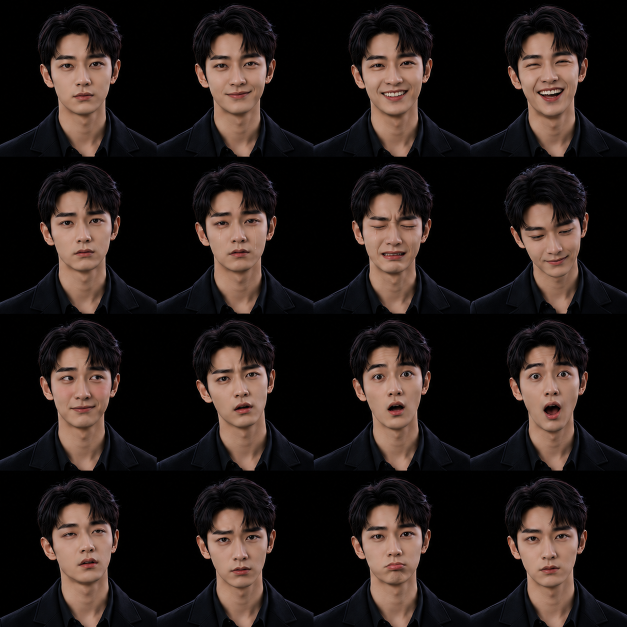
#> input picture game/images/characters/hoang_expression_sheet.png, 1254 x 1254 px (shown at 1/2 size); its folder holds only this picture in this run
$ python split_sprite_sheet_auto_layout.py --input ../game/images/characters/hoang_expression_sheet.png   (older library calls are emulated)
#> lines starting #> are read from the running program, lines starting #| are printed output that depends on the picture
from __future__ import annotations

import argparse
import re
from collections import deque
from dataclasses import dataclass
from pathlib import Path

from PIL import Image, ImageDraw, ImageFont

# 4x4 sheet expressions (16 total)
DEFAULT_EXPRESSIONS = [
    "serious",      # nghiêm túc
    "calm",         # bình tĩnh
    "thoughtful",   # trầm tư
    "determined",   # quyết tâm

    "worried",      # lo lắng
    "anxious",      # bất an
    "hopeful",      # hy vọng
    "relieved",     # nhẹ nhõm

    "pouty",        # phụng phịu
    "sulking",      # dỗi
    "smirking",     # cười đểu
    "flirty",       # tán tỉnh

    "sleepy",       # buồn ngủ
    "dazed",        # choáng váng
    "curious",      # tò mò
    "confident",    # tự tin
]

# 5x5 sheet expressions (25 total)
DEFAULT_EXPRESSIONS_5X5 = [
    "neutral",      # bình thường
    "smile",        # cười mỉm
    "happy",        # vui
    "grinning",     # cười rạng rỡ
    "laughing",     # cười to

    "shy",          # e thẹn
    "embarrassed",  # bối rối / ngượng
    "flustered",    # luống cuống
    "bashful",      # thẹn thùng
    "teasing",      # trêu chọc

    "sad",          # buồn
    "melancholic",  # u buồn
    "teary",        # rưng rưng
    "crying",       # khóc
    "hurt",         # tổn thương

    "angry",        # tức giận
    "irritated",    # khó chịu
    "frustrated",   # bực bội
    "disgusted",    # ghét bỏ / ghê tởm
    "contemptuous", # khinh thường

    "surprised",    # ngạc nhiên
    "shocked",      # sửng sốt
    "confused",     # khó hiểu / lúng túng
    "bored",        # chán
    "tired",        # mệt mỏi
]


SHEET_FILENAME_RE = re.compile(
    r"^(?P<char>.+?)_expression_sheet(?P<suffix>[^.]*)?\.(?P<ext>png|webp|jpg|jpeg)$",
    re.IGNORECASE,
)

GRID_TOKEN_5X5_RE = re.compile(r"(?<!\d)5x5(?!\d)", re.IGNORECASE)
GRID_TOKEN_4X4_RE = re.compile(r"(?<!\d)4x4(?!\d)", re.IGNORECASE)

LAYOUT_PRIORITY = {
    "4x4": 0,
    "5x5": 1,
}


@dataclass(frozen=True)
class SheetJob:
    char_name: str
    sheet_path: Path
    output_dir: Path
    version_digits: str


@dataclass(frozen=True)
class SheetLayout:
    name: str
    cols: int
    rows: int
    expressions: list[str]


def find_project_root() -> Path:
    """
    Prefer running from project root.
    If not, infer root as parent of /tools.
    """
    cwd = Path.cwd()

    if (cwd / "game").exists():
        return cwd

    script_path = Path(__file__).resolve()
    if script_path.parent.name == "tools":
        return script_path.parent.parent

    return cwd


def parse_sheet_filename(input_path: Path) -> tuple[str | None, str]:
    """
    Parse sprite sheet filename.

    Supported examples:
    - tam_expression_sheet.png
    - tam_expression_sheet_01.png
    - tam_expression_sheet_4x4.png
    - tam_expression_sheet_5x5.png
    - tam_expression_sheet_5x5_01.png
    - tam_expression_sheet_01_5x5.png

    Returns:
    - char name
    - version digits, if any
    """
    match = SHEET_FILENAME_RE.match(input_path.name)
    if not match:
        return None, ""

    suffix = match.group("suffix") or ""
    suffix_tokens = [token for token in suffix.split("_") if token]
    version_digits = next(
        (token for token in reversed(suffix_tokens) if token.isdigit()),
        "",
    )

    return match.group("char"), version_digits


def infer_char_name_from_input(input_path: Path) -> str | None:
    char_name, _ = parse_sheet_filename(input_path)
    return char_name


# [5 lines left out: function infer_layout_name_from_filename, not called in this run]


def infer_sheet_layout(
    sheet_path: Path,
    cols_override: int | None = None,
    rows_override: int | None = None,
) -> SheetLayout:
    """
    Infer sprite sheet layout from filename.

    Naming rule:
    - filenames containing `5x5` use the 25-expression sheet.
    - filenames containing `4x4`, or no grid token, use the default 16-expression sheet.

    When sheet selection is automatic and both layouts exist for the same
    character/version, the 4x4 sheet is processed first, then the 5x5 sheet.

    `--cols` and `--rows` remain available as manual overrides.
    When either override is used, the final grid must still match one of the
    supported expression sets.
    """
    filename = sheet_path.name
    is_5x5 = GRID_TOKEN_5X5_RE.search(filename) is not None

    default_cols = 5 if is_5x5 else 4
    default_rows = 5 if is_5x5 else 4

    cols = cols_override if cols_override is not None else default_cols
    rows = rows_override if rows_override is not None else default_rows
    cell_count = cols * rows

    if cell_count == len(DEFAULT_EXPRESSIONS_5X5):
        return SheetLayout(
            name="5x5",
            cols=cols,
            rows=rows,
            expressions=DEFAULT_EXPRESSIONS_5X5,
        )

    if cell_count == len(DEFAULT_EXPRESSIONS):
        return SheetLayout(
            name="4x4",
            cols=cols,
            rows=rows,
            expressions=DEFAULT_EXPRESSIONS,
        )

    raise ValueError(
        f"Unsupported sprite sheet grid for {sheet_path.name}: {cols}x{rows} "
        f"= {cell_count} cells. Supported layouts are 4x4 "
        f"({len(DEFAULT_EXPRESSIONS)} expressions) and 5x5 "
        f"({len(DEFAULT_EXPRESSIONS_5X5)} expressions)."
    )


# [15 lines left out: function build_expression_order, not called in this run]


def characters_root(project_root: Path) -> Path:
    return project_root / "game" / "images" / "characters"


def default_output_dir(project_root: Path, char_name: str) -> Path:
    return characters_root(project_root) / char_name / "expressions"


# [117 lines left out: functions collect_candidate_sheets, choose_sheets_for_character, discover_sheet_jobs, not called in this run]


def resolve_jobs(
    char_name: str | None,
    input_path: str | None,
    output_dir: str | None,
    project_root: Path,
) -> list[SheetJob]:
    if input_path:
        sheet_path = Path(input_path).expanduser().resolve()
        inferred_char, version_digits = parse_sheet_filename(sheet_path)
        resolved_char_name = char_name or inferred_char or "tam"

        resolved_output_dir = (
            Path(output_dir).expanduser().resolve()
            if output_dir
            else default_output_dir(project_root, resolved_char_name)
        )

        return [
            SheetJob(
                char_name=resolved_char_name,
                sheet_path=sheet_path,
                output_dir=resolved_output_dir,
                version_digits=version_digits,
            )
        ]

    if char_name:
        selected_sheets = choose_sheets_for_character(project_root, char_name)

        resolved_output_dir = (
            Path(output_dir).expanduser().resolve()
            if output_dir
            else default_output_dir(project_root, char_name)
        )

        return [
            SheetJob(
                char_name=char_name,
                sheet_path=sheet_path.resolve(),
                output_dir=resolved_output_dir,
                version_digits=version_digits,
            )
            for sheet_path, version_digits in selected_sheets
        ]

    return discover_sheet_jobs(project_root, output_dir)


# [59 lines left out: function remove_connected_black_background, not called in this run]


def normalize_sheet_size(
    sheet: Image.Image,
    cols: int,
    rows: int,
    target_size: int,
    enabled: bool = True,
) -> tuple[Image.Image, tuple[int, int], tuple[int, int], bool]:
    """
    Resize the full sprite sheet to canonical grid size before splitting.

    Default target:
    - 4x4 with 256px cells => 1024x1024
    - 5x5 with 256px cells => 1280x1280

    If --size changes, canonical size becomes:
    - width  = cols * target_size
    - height = rows * target_size
    """
    original_size = sheet.size
    canonical_size = (cols * target_size, rows * target_size)

    if not enabled:
        return sheet, original_size, canonical_size, False

    if original_size == canonical_size:
        return sheet, original_size, canonical_size, False

    resized = sheet.resize(canonical_size, Image.LANCZOS)
    return resized, original_size, canonical_size, True


def build_expression_name(expression: str, version_digits: str) -> str:
    return f"{expression}{version_digits}" if version_digits else expression


def split_sheet(
    sheet_path: Path,
    output_dir: Path,
    char_name: str,
    expressions: list[str],
    cols: int,
    rows: int,
    target_size: int,
    threshold: int,
    transparent_bg: bool,
    version_digits: str,
    normalize_sheet: bool,
    crop_padding: int = 0,
) -> None:
#> called with char_name = 'hoang', cols = 4, rows = 4, target_size = 256, threshold = 28, transparent_bg = False, version_digits = '', normalize_sheet = True
    if not sheet_path.exists():
        raise FileNotFoundError(f"Sprite sheet not found: {sheet_path}")

    expected_cells = cols * rows
    if len(expressions) != expected_cells:
        raise ValueError(
            f"Expression count mismatch. Got {len(expressions)} expressions, "
            f"but grid is {cols}x{rows} = {expected_cells}."
        )

    output_dir.mkdir(parents=True, exist_ok=True)

    sheet = Image.open(sheet_path).convert("RGBA")

    sheet, original_size, canonical_size, did_resize = normalize_sheet_size(
        sheet=sheet,
        cols=cols,
        rows=rows,
        target_size=target_size,
        enabled=normalize_sheet,
    )
#> original_size = (1254, 1254); canonical_size = (1024, 1024); did_resize = True

    expected_sheet_size = (cols * target_size, rows * target_size)
    if normalize_sheet and sheet.size != expected_sheet_size:
        raise RuntimeError(
            f"Normalized sheet size mismatch. Expected {expected_sheet_size}, got {sheet.size}."
        )

    sheet_width, sheet_height = sheet.size
#> sheet_width = 1024; sheet_height = 1024

    print(f"Input:   {sheet_path}")
    print(f"Output:  {output_dir}")
    print(f"Grid:    {cols}x{rows}")
    print(f"Cells:   {expected_cells}")
    print(f"Sheet:   {original_size[0]}x{original_size[1]}")
#| Sheet:   1254x1254
    print(f"Canon:   {canonical_size[0]}x{canonical_size[1]}")
#| Canon:   1024x1024
    print(f"Actual:  {sheet_width}x{sheet_height}")
#| Actual:  1024x1024
    print(f"Resize:  {'yes' if did_resize else 'no'}")
#| Resize:  yes
    final_size = target_size - crop_padding * 2 if crop_padding > 0 else target_size
    print(f"Cell:    exact {target_size}x{target_size}")
    print(f"Target:  {target_size}x{target_size}")
    print(f"Crop:    {crop_padding}px" if crop_padding > 0 else "Crop:    none")
    print(f"Result:  {final_size}x{final_size}")
    print(f"Version: {version_digits or '(base)'}")
    print(f"Transparent BG: {transparent_bg}")
    print()

    for index, expression in enumerate(expressions):
        row = index // cols
        col = index % cols

        left = col * target_size
        upper = row * target_size
        right = left + target_size
        lower = upper + target_size

        cell = sheet.crop((left, upper, right, lower))

        if cell.size != (target_size, target_size):
            raise RuntimeError(
                f"Unexpected cell size at row={row}, col={col}. "
                f"Expected {(target_size, target_size)}, got {cell.size}."
            )

        if transparent_bg:
            # Keep fixed canvas size, do not trim/further fit.
            cell = remove_connected_black_background(cell, threshold=threshold)

        if crop_padding > 0:
            cell = cell.crop((
                crop_padding,
                crop_padding,
                cell.width - crop_padding,
                cell.height - crop_padding,
            ))

        expression_name = build_expression_name(expression, version_digits)
        output_path = output_dir / f"{char_name}_{expression_name}.png"
        cell.save(output_path)

        print(f"Saved:   {output_path}")
#> this loop made 16 passes
#> pass 1, in split_sheet, `cell = sheet.crop((left, upper, right, lower))`:
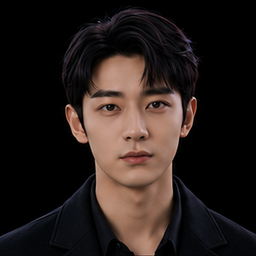
#> cell: PIL image 256x256 RGBA; mean R, G, B, A 39.4, 30, 26.9, 255
#> pass 1, in split_sheet, `cell = cell.crop(( crop_padding, crop_padding, cell.width - crop_paddi..`:
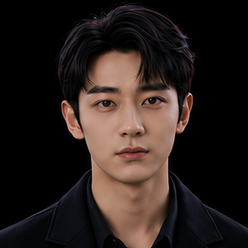
#> cell: PIL image 248x248 RGBA; mean R, G, B, A 41.7, 31.6, 28.3, 255
#> pass 2, in split_sheet, `cell = sheet.crop((left, upper, right, lower))`:
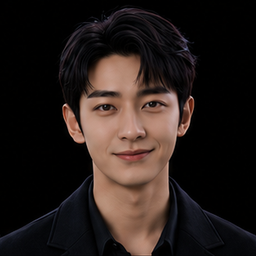
#> cell: PIL image 256x256 RGBA; mean R, G, B, A 38.9, 29.4, 26.3, 255
#> pass 2, in split_sheet, `cell = cell.crop(( crop_padding, crop_padding, cell.width - crop_paddi..`:
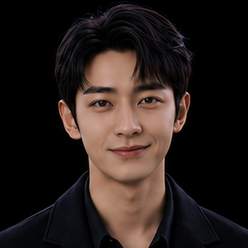
#> cell: PIL image 248x248 RGBA; mean R, G, B, A 41.1, 31, 27.7, 255
#> after the loop:
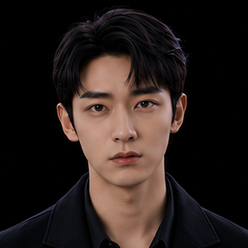
#> cell: PIL image 248x248 RGBA; mean R, G, B, A 40.5, 30.7, 27.6, 255


# [25 lines left out: functions split_expression_variant, to_renpy_image_path, not called in this run]


def write_sprite_script(
    project_root: Path,
    char_name: str,
    output_dir: Path,
    expression_order: list[str] | None = None,
) -> Path:
    sprite_files = sorted(output_dir.glob(f"{char_name}_*.png"))

    if not sprite_files:
#> (the run stopped early here; a loop or call above may not have finished)

$ run again, on game/images/characters/huyen_expression_sheet_5x5.webp
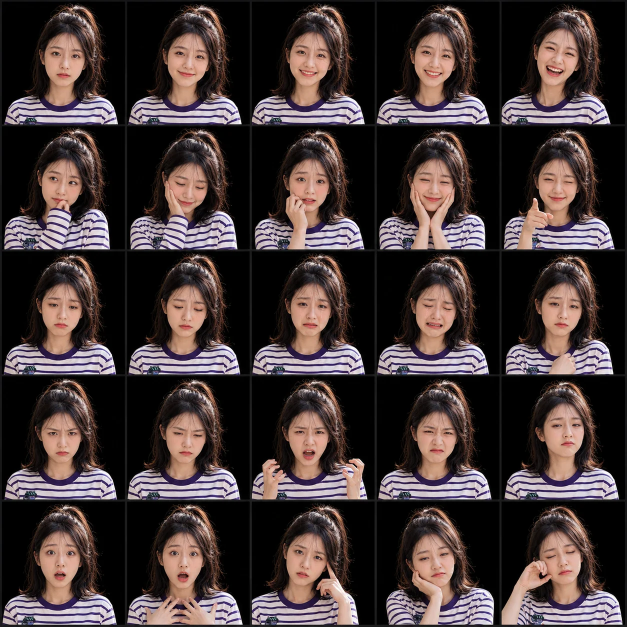
#> input picture game/images/characters/huyen_expression_sheet_5x5.webp, 1254 x 1254 px (shown at 1/2 size)
#> in normalize_sheet_size, `resized = sheet.resize(canonical_size, Image.LANCZOS)`:
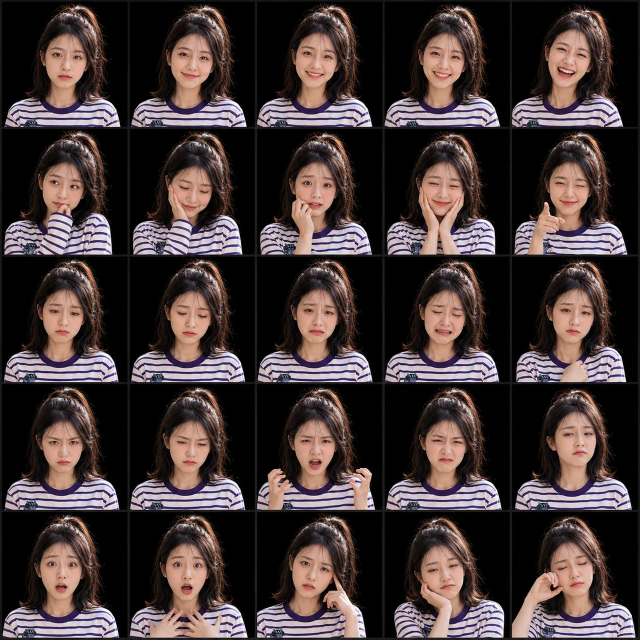
#> resized: PIL image 1280x1280 RGBA (shown at 1/2 size); mean R, G, B, A 69.1, 56.4, 55.7, 255
#> in split_sheet, `sheet, original_size, canonical_size, did_resize = normalize_sheet_siz..`: original_size = (1254, 1254); canonical_size = (1280, 1280); did_resize = True
#| Sheet:   1254x1254
#| Canon:   1280x1280
#| Actual:  1280x1280
#| Resize:  yes
#> after the loop in split_sheet, `for index, expression in enumerate(expressions):`:
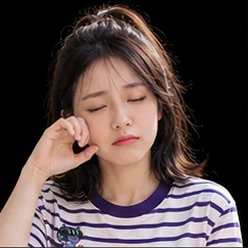
#> cell: PIL image 248x248 RGBA; mean R, G, B, A 85.8, 70.2, 68.9, 255
